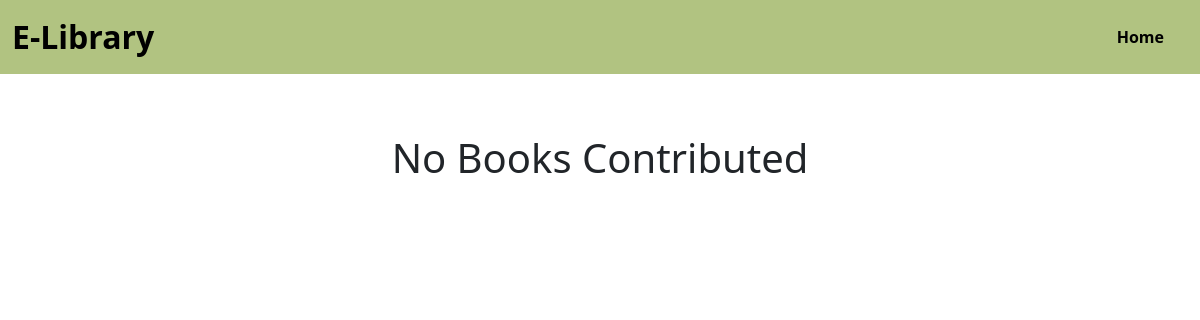
The app's page /contri/1/, older data.
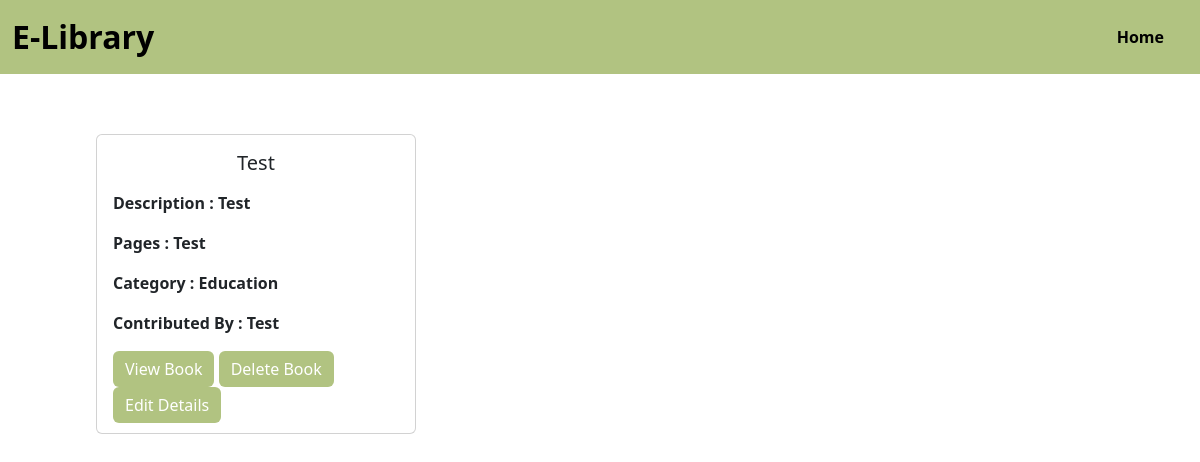
The same page, newer data.
### myapp/models.py (models this page shows)
class ebookss(models.Model):
    title=models.TextField(max_length=100,default='Test')
    summary=models.TextField(max_length=100,default='Test')
    pages=models.TextField(max_length=100,default='Test')
    pdf=models.FileField(upload_to='pdfs/',default='Test')
    author=models.TextField(max_length=100,default='Test')
    category=models.TextField(max_length=100, default='Test')

### myapp/views.py (the view)
# urls.py: path('contri/<int:bid>/',contri,name='contri'),
def contri(req,bid):
    ebookcon=ebookss.objects.filter(id=bid)
    return render(req,"contri.html",{'books':ebookcon})

### myapp/templates/contri.html (shortened to what this page needs)
{% load static %}
<!doctype html>
<html lang="en">
<head>
	<link href="https://cdn.jsdelivr.net/npm/bootstrap@5.3.2/dist/css/bootstrap.min.css" rel="stylesheet">
	<link rel="stylesheet" href="{% static 'css/style.css' %}"/>
	<link rel="stylesheet" href="{% static 'css/contri.css' %}"/>
</head>
<body>
	<section class="navbar--section">
	<nav class="navbar navbar-expand-lg ">
		<div class="container-fluid">
		<a class="navbar-brand" href="#">E-Library</a>
		<div class="collapse navbar-collapse justify-content-end" id="navbarNav">
			<ul class="navbar-nav">
			<li class="nav-item">
				<a class="active nav-link " aria-current="page" href="/">Home</a>
			</li>
			</ul>
		</div>
		</div>
	</nav>
	</section>
	<section class="contri--section">
	<div class="container">
			<div class="row">
		{% for book in books %}
				<div class="col-lg-4 ">
					<div class="card" style="height: 300px;">
					<div class="card-body">
						<h5 class="card-title text-center mb-3">{{book.title}}</h5>
						<p class="card-text">Description : {{ book.summary|truncatechars:50 }}</p>
						<p class="card-text">Pages : {{book.pages}}</p>
						<p class="card-text">Category : {{book.category}}</p>
						<p class="card-text">Contributed By : {{book.author}}</p>
						<a href="{{book.pdf.url}}" class="btn btn-primary">View Book</a>
						<a href="{% url 'deleteBook' book.id %}" class="btn btn-danger">Delete Book</a>
						<a href="{% url 'editBooks' book.id %}" class="btn btn-danger">Edit Details</a>
					</div>
				</div>
				</div>
		{% endfor %}
		</div>
		{% if books.count == 0 %}
		<h1 class="text-center">No Books Contributed</h1>
		{% endif %}
		</div>
	</section>
</body>
</html>

Row changes from the older to the newer data that the page shows:
added ebookss: title "Test", summary "Test", pages "Test", category "Education", author "Test"
Text that changed along with them:
text no longer shown: "No Books Contributed"
